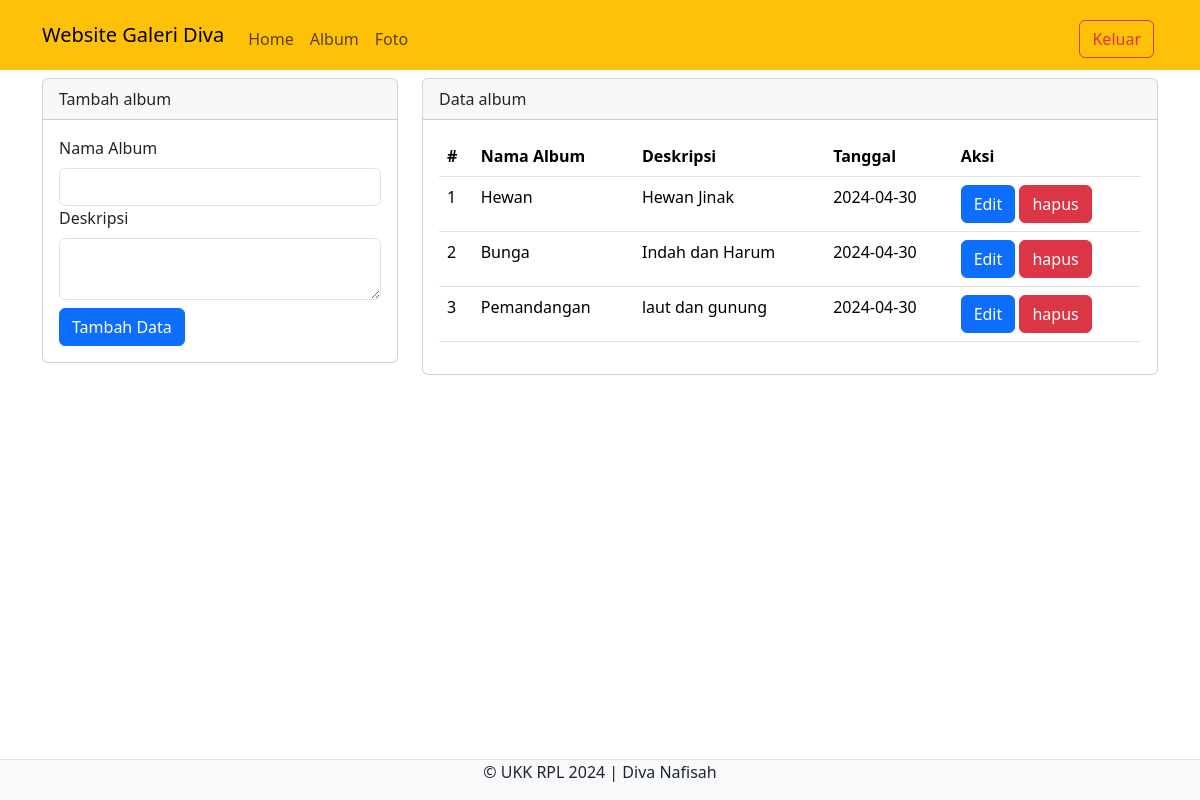
/ukk_divanafisah/admin/album.php (signed in), run on the app's committed database.
### tables this page shows
CREATE TABLE `album` (
  `albumid` int(11) NOT NULL,
  `namaalbum` varchar(255) NOT NULL,
  `deskripsi` text NOT NULL,
  `tanggalbuat` date NOT NULL,
  `userid` int(11) NOT NULL
);

### ukk_divanafisah/admin/album.php (the view, shortened to what this page needs)
<?php
include '../config/koneksi.php';
 ?>
<!DOCTYPE html>
<html>
<head>
  <link rel="stylesheet" type="text/css" href="../assets/css/bootstrap.min.css">
</head>
<body>
<nav class="navbar navbar-expand-lg bg-warning">
  <div class="container">
    <a class="navbar-brand" href="index.php">Website Galeri Diva</a>
    <div class="collapse navbar-collapse mt-2" id="navbarNavAltMarkup">
      <div class="navbar-nav me-auto">
        <a href="home.php"class="nav-link">Home</a>
       <a href="album.php"class="nav-link">Album</a>
        <a href="foto.php"class="nav-link">Foto</a>
      </div>
      <a href="../config/aksi_logout.php" class="btn btn-outline-danger m-1">Keluar</a>
    </div>
  </div>
</nav>
<div class="container">
  <div class="row">
    <div class="col-md-4">
      <div class="card mt-2">
        <div class="card-header">Tambah album</div>
        <div class="card-body">
          <form action="../config/aksi_album.php" method="POST">
            <label class="form-label">Nama Album</label>
            <input type="text" name="namaalbum" class="form-control" required>
            <label class="form-label">Deskripsi</label>
            <textarea class="form-control" name="deskripsi" required></textarea>
            <button type="submit"class="btn btn-primary mt-2" name="tambah">Tambah Data</button>
          </form>
        </div>
      </div>
    </div>
    <div class="col-md-8">
      <div class="card mt-2">
        <div class="card-header">Data album</div>
        <div class="card-body">
          <table class="table">
            <thead>
              <tr>
                <th>#</th>
                <th>Nama Album</th>
                <th>Deskripsi</th>
                <th>Tanggal</th>
                <th>Aksi</th>
              </tr>
            </thead>
            <tbody>
              <?php
              $no = 1;
              $userid = $_SESSION['userid'];
              $sql = mysqli_query($koneksi, "SELECT * FROM album WHERE userid='$userid'");
              while ($data = mysqli_fetch_array($sql)){
               ?>
              <tr>
                <td><?php echo $no++ ?></td>
                <td><?php echo $data['namaalbum'] ?></td>
                <td><?php echo $data['deskripsi'] ?></td>
                <td><?php echo $data['tanggalbuat'] ?></td>
                <td>
 <button type="button" class="btn btn-primary" data-bs-toggle="modal" data-bs-target="#edit<?php echo $data['albumid'] ?>">
  Edit
 </button>
<button type="button" class="btn btn-danger" data-bs-toggle="modal" data-bs-target="#hapus<?php echo $data['albumid'] ?>">
  hapus
</button>
                </td>
              </tr>
            <?php } ?>
            </tbody>
          </table>
        </div>
      </div>
    </div>
  </div>
</div>
<footer class="d-flex justify-content-center border-top mt-3 bg-light fixed-bottom">
  <p>&copy; UKK RPL 2024 | Diva Nafisah</p>
</footer>
</body>
</html>

### data on the page
album: namaalbum "Hewan", deskripsi "Hewan Jinak", tanggalbuat "2024-04-30"
album: namaalbum "Bunga", deskripsi "Indah dan Harum", tanggalbuat "2024-04-30"
album: namaalbum "Pemandangan", deskripsi "laut dan gunung", tanggalbuat "2024-04-30"
